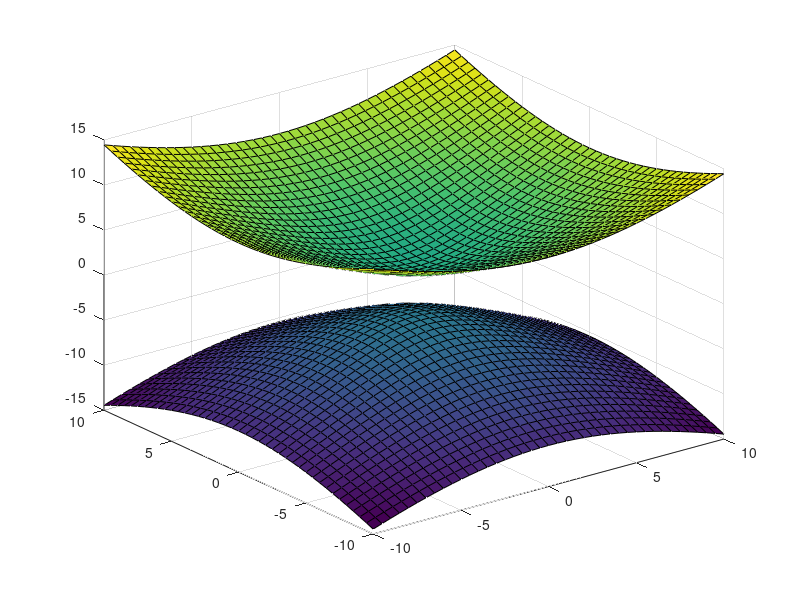

Here is the MATLAB script that generated this plot:
%Nacrtati x^2+y^2-z^2=-9

clear
clc
[x,y]=meshgrid(-10:0.5:10, -10:0.5:10);
z=sqrt(x.^2+y.^2+9)
surf(x,y,z);
hold on
z=-sqrt(x.^2+y.^2+9)
surf(x,y,z);



